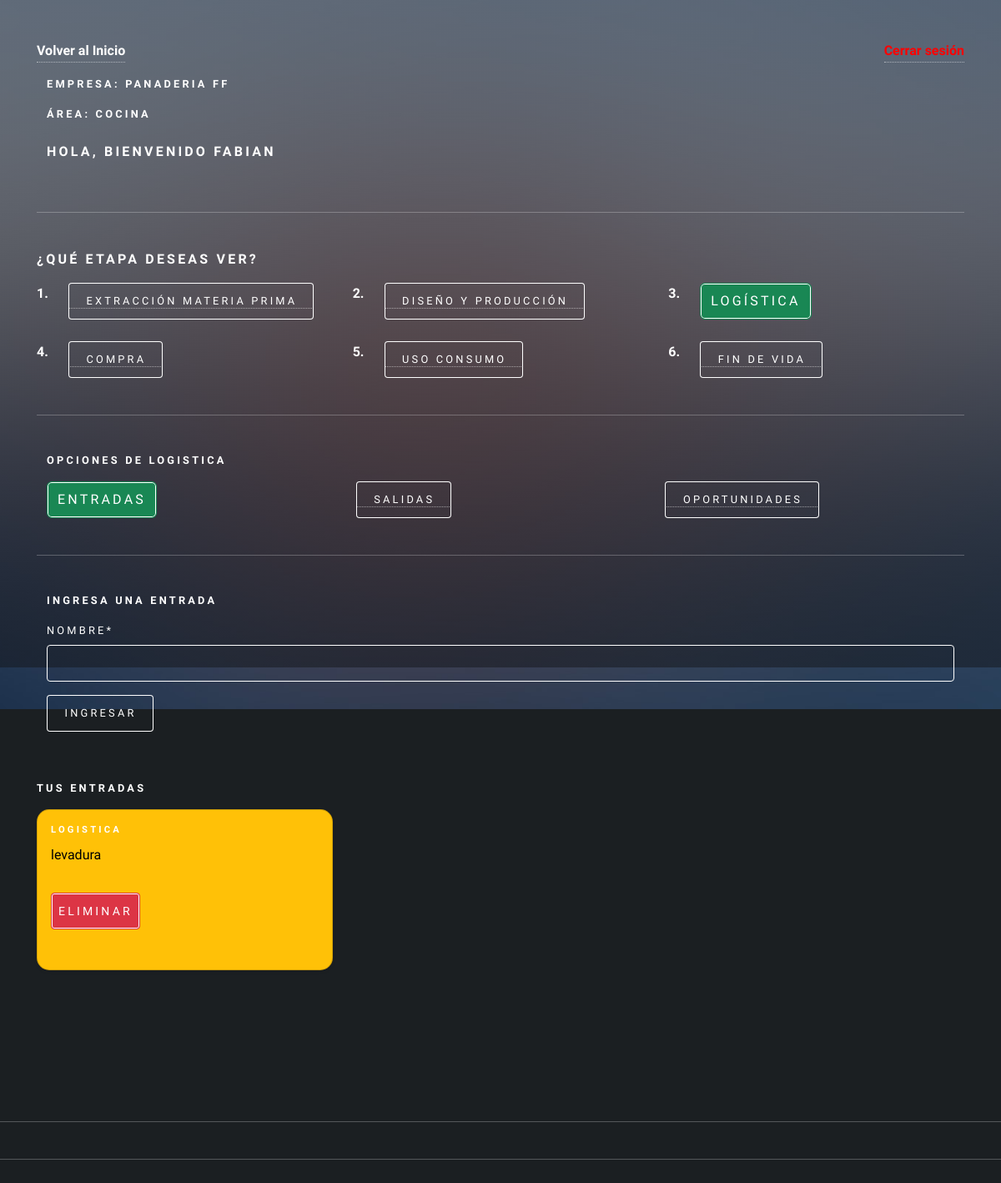
The app's page /agregar_entrada_logistica (signed in) with its own data.
### app/models.py (models this page shows, shortened)
class RegistroTrabajador(models.Model):
    usuario = models.ForeignKey(Usuario, on_delete=models.CASCADE)
    descripcion = models.TextField(max_length=160)
    id_area = models.ForeignKey(AreaEmpresa, on_delete=models.CASCADE)

class AreaEmpresa(models.Model):
    id_area = models.AutoField(primary_key=True)
    nombre  = models.CharField(max_length=20)
    productos = models.CharField(max_length=50)
    id_empresa = models.ForeignKey(Empresa, on_delete=models.CASCADE)
    calle = models.CharField(max_length=250)
    comuna = models.CharField(max_length=150)
    lat = models.IntegerField()
    long = models.IntegerField()

class Empresa(models.Model):
    id_empresa = models.AutoField(primary_key=True)
    nombre  = models.CharField(max_length=20)
    calle = models.CharField(max_length=250)
    comuna = models.CharField(max_length=150)
    lat = models.IntegerField()
    long = models.IntegerField()

class Entrada(models.Model):
    id_entrada = models.AutoField(primary_key=True)
    nombre  = models.CharField(max_length=50)
    fecha =  models.DateField(auto_now_add=True)
    etapa = models.ForeignKey(Etapa, on_delete=models.CASCADE)
    usuario =models.ForeignKey(Usuario, on_delete=models.CASCADE)
    id_area = models.ForeignKey(AreaEmpresa, on_delete=models.CASCADE)

class Etapa(models.Model):
    id_etapa = models.AutoField(primary_key=True)
    nombre  = models.CharField(max_length=50)
    fecha_inicio  = models.DateField()
    fecha_termino  = models.DateField()
    activo = models.BooleanField()
    def __str__(self):
        return self.nombre

### user/models.py (models this page shows, shortened)
class Usuario(AbstractUser):
    telefono = models.IntegerField(null=True)
    id_telegram = models.CharField(max_length=100, null=True, default=0)
    objects = UsuarioManager()

### app/views.py (the view, shortened to what this page needs)
# urls.py: path('agregar_entrada_logistica', agregarEntradaLogistica, name="agregar_entrada_logistica"),
def agregarEntradaLogistica(request):
    if request.user.is_authenticated:
        registros = RegistroTrabajador.objects.filter(usuario=request.user)
        etapa = Etapa.objects.values_list("id_etapa", flat=True).filter(nombre="Logistica")
        entradas = Entrada.objects.filter(usuario=request.user)
        areaTrabajador = RegistroTrabajador.objects.values_list("id_area", flat=True).filter(usuario = request.user)
        data = {
            'form': EntradaForm(),
            'registros': registros,
            'entradas': entradas
        }
        return render(request,'autodiagnostico/logistica/entrada/agregar_entrada.html', data)
    else:
        return render(request, 'autodiagnostico/logistica/entrada/agregar_entrada.html')

### app/forms.py
class EntradaForm(forms.ModelForm):
    class Meta:
        model = Entrada
        fields = 'nombre',

### app/templates/autodiagnostico/logistica/entrada/agregar_entrada.html (shortened to what this page needs)
{% extends 'autodiagnostico/logistica/home_logistica.html' %}
{% load static %}
{% load crispy_forms_tags %}
{% block logistica %}
<div class="container">
    <form action="" method="post">
        <h4>Ingresa una entrada</h4>
        {{form | crispy}}
        <div>
            <input type="submit" class="btn btn-primary" value="ingresar">
        </div>
    </form>
</div>
<br>
<h4>Tus entradas</h4>
<div class="row row-cols-1 row-cols-md-3 g-4">
    {% for p in entradas %}
    {% if p.etapa.nombre == "Logistica" %}
        <div class="col">
            <div class="card text-bg-warning shadow-sm h-100">
                <div class="card-body">
                    <h5 class="card-title">{{p.etapa}}</h5>
                    <p class="card-text">{{p.nombre}}</p>
                    <form action="{% url 'eliminar_entrada_logistica' p.id_entrada %}" method="post"
                    style="margin-top:10px;">
                    <button type="submit" class="btn btn-danger btn-sm">Eliminar
                    </button>
                    </form>
                </div>
            </div>
        </div>
    {% endif %}
    {% endfor %}
</div>
{% endblock logistica %}

### app/templates/autodiagnostico/auto_diagnostico.html (shortened to what this page needs)
{% load static %}
<!DOCTYPE HTML>
<html>
<head>
    <link href="https://cdn.jsdelivr.net/npm/bootstrap@5.2.0/dist/css/bootstrap.min.css" rel="stylesheet"
>
    <link rel="stylesheet" href="{% static 'css/main.css' %}" />
    <link rel="stylesheet" href="{% static 'css/style.css' %}">
</head>
<body class="is-preload">
    <div id="wrapper">
        <div class="container-sm">
            {% if user.is_authenticated %}
            <div class="d-flex justify-content-between align-items-center mb-3">
                <a id="home_admin" href="{% url 'home' %}">Volver al Inicio</a> <a href="{% url 'logout' %}"
                    id="cerrarSesion">Cerrar sesión</a>
            </div>
            {% if registros %}
            <div class="container-sm">
                <div class="row">
                    {% if user.is_staff %}
                    <h3>Bienvenido Admin, {{ user.first_name }}</h3>
                    {% else %}
                    {% for i in registros %}
                    <div class="mb-2">
                        <h4>Empresa: {{ i.id_area.id_empresa.nombre}}</h4>
                        <h4>Área: {{ i.id_area.nombre}}</h4>
                    </div>
                    <h3>Hola, bienvenido {{user.first_name}}</h3>
                    {% endfor %}
                    {% endif %}
                </div>
            </div>
            <hr>
            {% if not user.is_staff %}
            <h3>¿Qué etapa deseas ver?</h3>
            <div class="row">
                <div class="col-auto"><strong>1.</strong></div>
                <div class="col">
                    <a href="{% url 'extraccion_materiaPrima' %}"><button type="button" id="extraccion"
                            class="selected">Extracción Materia Prima</button></a>
                </div>
                <div class="col-auto"><strong>2.</strong></div>
                <div class="col">
                    <a href="{% url 'diseño_Produccion' %}"><button type="button" id="diseño">Diseño y
                            producción</button></a>
                </div>
                <div class="col-auto"><strong>3.</strong></div>
                <div class="col">
                    <a href="{% url 'logistica' %}"><button type="button" id="logistica">Logística</button></a>
                </div>
            </div>
            <br>
            <div class="row">
            <div class="col-auto"><strong>4.</strong></div>
            <div class="col">
                <a href="{% url 'compra' %}"><button type="button" id="compra">Compra</button></a>
            </div>
            <div class="col-auto"><strong>5.</strong></div>
            <div class="col">
                <a href="{% url 'uso_consumo' %}"><button type="button" id="uso">Uso consumo</button></a>
            </div>
            <div class="col-auto"><strong>6.</strong></div>
            <div class="col">
                <a href="{% url 'fin_vida' %}"><button type="button" id="fin">Fin de vida</button></a>
            </div>
        </div>
        {% endif %}
            <hr>
        {% block body %}{% endblock %}
    </div>
    {% else %}
    <h1>Registra la empresa y el area a la que perteneces!!!!</h1>
    <a href="{% url 'agregar_Area' user.id  %}"><button type="button">Aqui</button></a>
    {% endif %}
    {% else %}
    <h1>Inicia Session</h1>
    <p>Para acceder a tu Auto Diagnostico </p>
    <a href="{% url 'login'  %}"><button type="button">Inicia Session</button></a>
    {% endif %}
    </div>
    <hr>
    <hr>
    <br>
    <br>
    <div id="bg"></div>
</body>
</html>

### static/css/style.css (style rules this page uses)
.card { background-color: rgba(27, 31, 34, 0.85); border-radius: 15px; }
#cerrarSesion { color: red; text-decoration: none; font-weight: bold; }
#home_admin { color: white; text-decoration: none; font-weight: bold; }

### records on screen
RegistroTrabajador: id_area.id_empresa.nombre "PANADERIA FF", id_area.nombre "COCINA"
Usuario: first_name "FABIAN"
Entrada: etapa "LOGISTICA", nombre "levadura"
